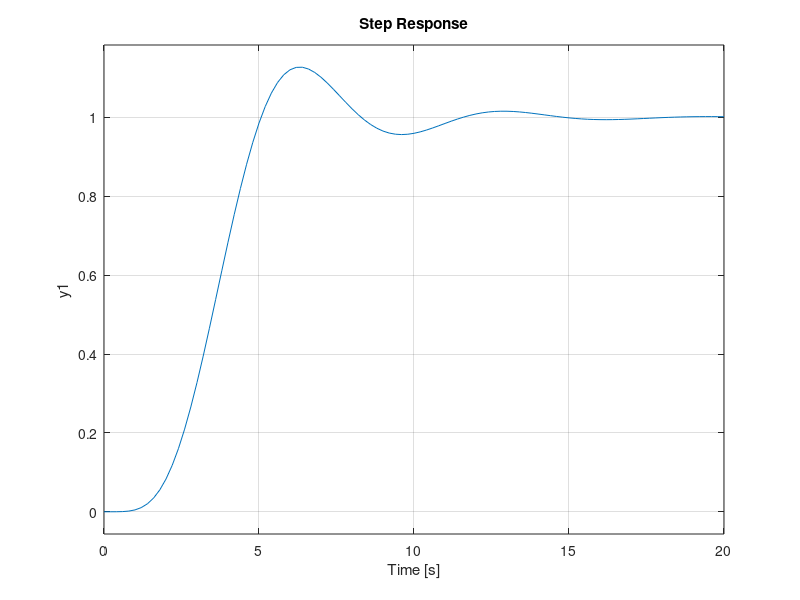
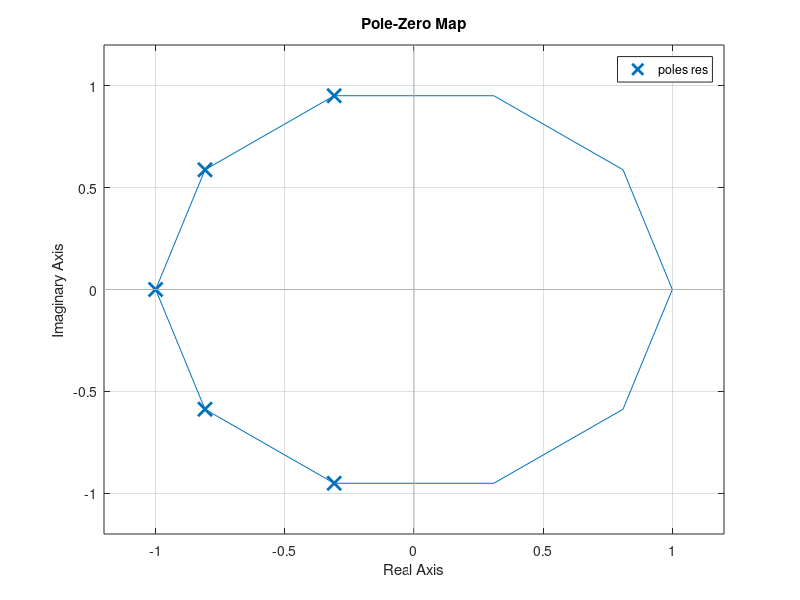

Recreate these plots in MATLAB, in order.
%a
angle = pi/5;
angles = 0:angle:pi*2;
pole = exp(complex(0, 1)*angles);

[s,e]=size(pole);
itr = 1;
new_poles = [];
for a=1:e
    if real(pole(a)) < 0
        new_poles(itr) = pole(a);
        itr = itr+1;
    end
end
new_poles
figure(3);
plot(real(pole), imag(pole));
[num, den] = zp2tf([], new_poles, 1);
res = tf(num, den);
pzmap(res);

%b
figure(2);
step(res);

